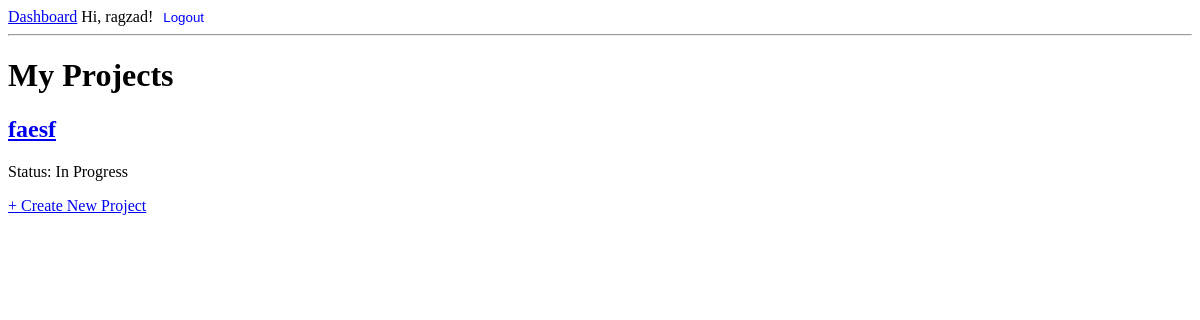
Before: /projects/ (signed in) with the older database file.
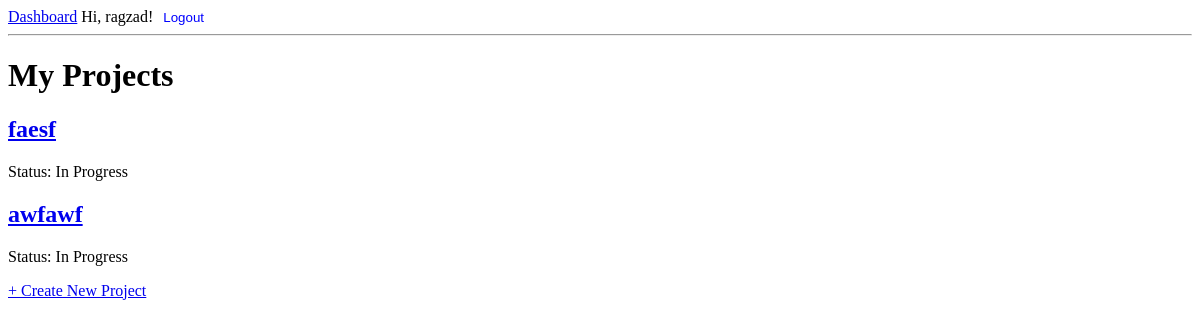
After: the same page with the newer database file.
### apps/projects/models.py (models this page shows, shortened)
class Project(models.Model):
    STATUS_CHOICES = [
        ('NOT_STARTED', 'Not Started'),
        ('IN_PROGRESS', 'In Progress'),
        ('COMPLETED', 'Completed'),
    ]
    owner = models.ForeignKey(User, on_delete=models.CASCADE, related_name='projects')
    name = models.CharField(max_length=200)
    description = models.TextField(blank=True, null=True) # blank=True allows the form field to be empty.
    status = models.CharField(max_length=20, choices=STATUS_CHOICES, default='NOT_STARTED')
    created_at = models.DateTimeField(auto_now_add=True)
    updated_at = models.DateTimeField(auto_now=True)

### apps/projects/views.py (the view)
# urls.py: path('', views.ProjectListView.as_view(), name='project-list'),
class ProjectListView(LoginRequiredMixin, ListView):
    model = Project
    template_name = 'projects/project_list.html'
    context_object_name = 'projects'
    def get_queryset(self):
        return Project.objects.filter(owner=self.request.user)

### templates/projects/project_list.html (shortened to what this page needs)
{% extends 'base.html' %}
{% block content %}
    <h1>My Projects</h1>
    {% for project in projects %}
        <div>
            <h2><a href="{% url 'projects:project-detail' project.pk %}">{{ project.name }}</a></h2>
            <p>Status: {{ project.get_status_display }}</p>
        </div>
    {% empty %}
        <p>You haven't created any projects yet.</p>
    {% endfor %}
    <a href="{% url 'projects:project-create' %}">+ Create New Project</a>
{% endblock %}

### templates/base.html (shortened to what this page needs)
<!DOCTYPE html>
<html lang="en">
<head>
    </head>
<body>
    <nav>
        {% if user.is_authenticated %}
            <a href="{% url 'projects:project-list' %}">Dashboard</a>
            <span>Hi, {{ user.username }}!</span>
            <form action="{% url 'logout' %}" method="post" style="display: inline;">
                <button type="submit" style="background:none; border:none; color:blue; cursor:pointer;">Logout</button>
            </form>
        {% else %}
            <a href="{% url 'login' %}">Log In</a>
            <a href="{% url 'signup' %}">Sign Up</a>
        {% endif %}
</nav>
    <hr>
    <main>
        {% block content %}
        {% endblock %}
    </main>
</body>
</html>

Changed rows visible on the page:
added Project: name "awfawf", status "In Progress"
